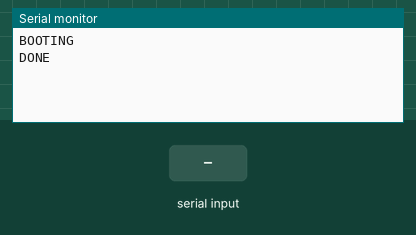
A sketch run on a simulated Arduino Uno, built with avr-gcc and run on an emulated ATmega328P. Shown: the last lines printed to the serial monitor. Inputs (shaded band) come from the test bench. Storage starts empty.

Above: at 1.0 s.
1.1 s: "1" received over Serial
At 2.3 s:
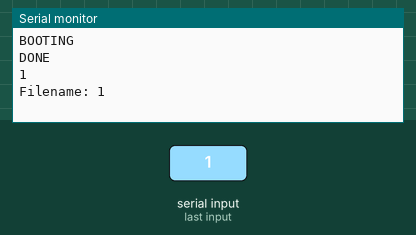
2.6 s: "0" received over Serial
At 3.2 s:
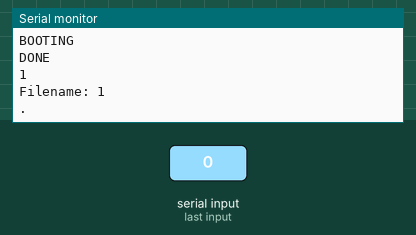

Measured:
- after the input at 1.1 s, the serial monitor: prints a new line at once (image 1)
- after the input at 2.6 s, the serial monitor: prints a new line at once (image 2)

The sketch:

SD_GPS_MODULE_REV1.ino
```cpp
/*
 * Software fo the Snap|Click|Track SD module rev 1
 * Software version 1; Created 7 September 2018
 *
 * This code is made for one way data transfer to SD card
 *
 * Usage instructions to interface with other modules:
 * - Once the module is turnt on it waits for a string of data on sent to SerialSoftware(3,2)
 * - This string is loaded into the filename buffer. All data sent after this point will be written to the filename path.
 * - The software only supports writng of data, no data can be retrieved. Thie source code can be modified to send back data though serial.
 * - Send 64 bytes or less at a time!
 */

#include <SPI.h>
#include <SD.h>
#include <SoftwareSerial.h>
SoftwareSerial ss = SoftwareSerial(3,2);

File dataFile;

int i = 0;

char filename[25];

void setup() {
  // put your setup code here, to run once:
  Serial.begin(9600);
  //ss.begin(9600);
  Serial.println(F("BOOTING"));
  if (!SD.begin()) {
    Serial.println(F("SD FAILED"));
    return;
  }
  Serial.println(F("DONE"));
  while (!Serial.available()); //Do nothing
  while (Serial.available()){  //Read data to filename
    filename[i] = Serial.read();
    Serial.print(filename[i]);
    i++;
    delay(10); //wait for more data
  }

  Serial.print("\n\rFilename: ");
  Serial.println(filename);
  //Create the file
  dataFile = SD.open(String(filename), FILE_WRITE);
  dataFile.close();
}

void loop() {
  // put your main code here, to run repeatedly:
  dataFile = SD.open(String(filename), FILE_WRITE);
  while (Serial.available()){
    dataFile.print((char) Serial.read());
    Serial.print(".");
  }
  dataFile.close();
}
```
